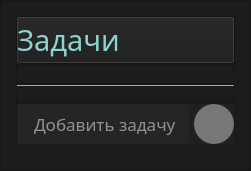
            <widget class="QWidget" name="page_44">
             <layout class="QVBoxLayout" name="verticalLayout_14">
              <property name="spacing">
               <number>0</number>
              </property>
              <property name="leftMargin">
               <number>0</number>
              </property>
              <property name="topMargin">
               <number>0</number>
              </property>
              <property name="rightMargin">
               <number>0</number>
              </property>
              <property name="bottomMargin">
               <number>0</number>
              </property>
              <item>
               <widget class="QFrame" name="frame_11">
                <property name="styleSheet">
                 <string notr="true">background-color: rgb(28, 28, 28);
</string>
                </property>
                <property name="frameShape">
                 <enum>QFrame::StyledPanel</enum>
                </property>
                <property name="frameShadow">
                 <enum>QFrame::Raised</enum>
                </property>
                <layout class="QVBoxLayout" name="verticalLayout_15">
                 <property name="spacing">
                  <number>0</number>
                 </property>
                 <property name="leftMargin">
                  <number>15</number>
                 </property>
                 <property name="topMargin">
                  <number>15</number>
                 </property>
                 <property name="rightMargin">
                  <number>15</number>
                 </property>
                 <property name="bottomMargin">
                  <number>25</number>
                 </property>
                 <item>
                  <widget class="QPushButton" name="pushButton_2">
                   <property name="font">
                    <font>
                     <family>Segoe UI Light</family>
                     <pointsize>22</pointsize>
                    </font>
                   </property>
                   <property name="styleSheet">
                    <string notr="true">text-align: left;
color: rgb(139, 211, 206);
</string>
                   </property>
                   <property name="text">
                    <string>Задачи</string>
                   </property>
                   <property name="icon">
                    <iconset resource="res_rc.qrc">
                     <normaloff>:/icons/icons/title.png</normaloff>:/icons/icons/title.png</iconset>
                   </property>
                   <property name="iconSize">
                    <size>
                     <width>40</width>
                     <height>40</height>
                    </size>
                   </property>
                  </widget>
                 </item>
                 <item>
                  <widget class="QFrame" name="frame_12">
                   <property name="sizePolicy">
                    <sizepolicy hsizetype="Preferred" vsizetype="Expanding">
                     <horstretch>0</horstretch>
                     <verstretch>0</verstretch>
                    </sizepolicy>
                   </property>
                   <property name="styleSheet">
                    <string notr="true"> QTableWidget {
    }
    QTableWidget QHeaderView::section {
    color: black;

	background-color: rgb(173, 142, 57);
    

padding-left: 5px;
padding-right: 5px;
    }
QTableWidget::item {
		color:black;
	    
	
	background-color: rgb(217, 217, 217);

    }</string>
                   </property>
                   <property name="frameShape">
                    <enum>QFrame::StyledPanel</enum>
                   </property>
                   <property name="frameShadow">
                    <enum>QFrame::Raised</enum>
                   </property>
                   <layout class="QVBoxLayout" name="verticalLayout_17"/>
                  </widget>
                 </item>
                 <item>
                  <widget class="QFrame" name="frame_14">
                   <property name="frameShape">
                    <enum>QFrame::StyledPanel</enum>
                   </property>
                   <property name="frameShadow">
                    <enum>QFrame::Raised</enum>
                   </property>
                   <layout class="QVBoxLayout" name="verticalLayout_18">
                    <property name="spacing">
                     <number>0</number>
                    </property>
                    <property name="leftMargin">
                     <number>0</number>
                    </property>
                    <property name="topMargin">
                     <number>0</number>
                    </property>
                    <property name="rightMargin">
                     <number>0</number>
                    </property>
                    <property name="bottomMargin">
                     <number>16</number>
                    </property>
                    <item>
                     <widget class="Line" name="line_3">
                      <property name="maximumSize">
                       <size>
                        <width>16777215</width>
                        <height>1</height>
                       </size>
                      </property>
                      <property name="styleSheet">
                       <string notr="true">background-color: rgba(255, 255, 255, 100);</string>
                      </property>
                      <property name="orientation">
                       <enum>Qt::Horizontal</enum>
                      </property>
                     </widget>
                    </item>
                   </layout>
                  </widget>
                 </item>
                 <item alignment="Qt::AlignBottom">
                  <widget class="QFrame" name="frame_13">
                   <property name="styleSheet">
                    <string notr="true">background-color: rgb(32, 32, 32);</string>
                   </property>
                   <property name="frameShape">
                    <enum>QFrame::StyledPanel</enum>
                   </property>
                   <property name="frameShadow">
                    <enum>QFrame::Raised</enum>
                   </property>
                   <layout class="QHBoxLayout" name="horizontalLayout_5" stretch="0,0">
                    <property name="spacing">
                     <number>5</number>
                    </property>
                    <property name="leftMargin">
                     <number>0</number>
                    </property>
                    <property name="topMargin">
                     <number>0</number>
                    </property>
                    <property name="rightMargin">
                     <number>0</number>
                    </property>
                    <property name="bottomMargin">
                     <number>0</number>
                    </property>
                    <item>
                     <widget class="QLineEdit" name="le_write_task">
                      <property name="minimumSize">
                       <size>
                        <width>0</width>
                        <height>40</height>
                       </size>
                      </property>
                      <property name="font">
                       <font>
                        <family>Segoe UI Light</family>
                        <pointsize>13</pointsize>
                       </font>
                      </property>
                      <property name="toolTip">
                       <string/>
                      </property>
                      <property name="styleSheet">
                       <string notr="true">QLineEdit {
padding-left: 15px;
border-radius: 5px;
background-color: rgb(37, 37, 37);
color: rgb(255, 255, 255);
border: none;
}
QLineEdit:hover {
	background-color: rgb(50, 50, 50);
}
QLineEdit:Pressed {
	background-color: rgb(120, 120, 120);
}
</string>
                      </property>
                      <property name="placeholderText">
                       <string>Добавить задачу</string>
                      </property>
                     </widget>
                    </item>
                    <item>
                     <widget class="QPushButton" name="btn_new_task">
                      <property name="minimumSize">
                       <size>
                        <width>40</width>
                        <height>40</height>
                       </size>
                      </property>
                      <property name="styleSheet">
                       <string notr="true">QPushButton {
border-radius: 20px;
background-color: rgba(255,255,255,100)
}

QPushButton:hover {
background-color: rgb(50, 50, 50);
background-color: rgba(255,255,255,150)
}

QPushButton:Pressed {
background-color: rgb(255,255,255)
}
</string>
                      </property>
                      <property name="text">
                       <string/>
                      </property>
                      <property name="icon">
                       <iconset resource="res_rc.qrc">
                        <normaloff>:/icons/icons/plus.svg</normaloff>:/icons/icons/plus.svg</iconset>
                      </property>
                      <property name="iconSize">
                       <size>
                        <width>30</width>
                        <height>30</height>
                       </size>
                      </property>
                     </widget>
                    </item>
                   </layout>
                  </widget>
                 </item>
                </layout>
               </widget>
              </item>
             </layout>
            </widget>
